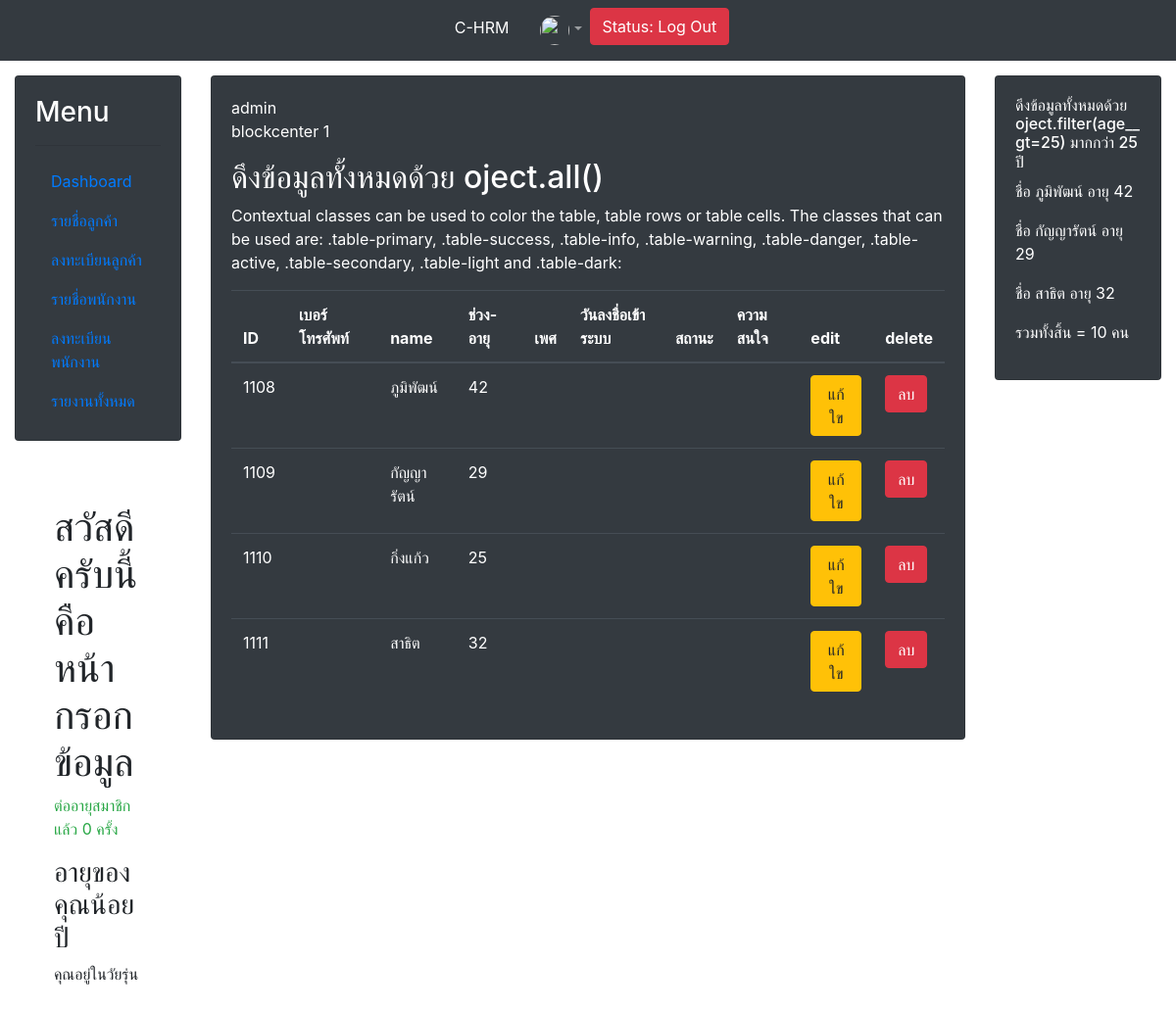
The page /about/ (signed in) on the database its author committed.
### ClientApp/models.py (models this page shows)
class Person(models.Model):
    name = models.CharField(max_length=100)
    age = models.PositiveIntegerField()
    date = models.DateField(auto_now_add=True)
    def __str__(self):
        return self.name +" " +str(self.age)

### ClientApp/views.py (the view)
# urls.py: path('about/',views.about,name="about-page"),
def about (request):
    person = Person.objects.all() # เป็นการดึงข้อมูลทั้งหมด
    fperson = Person.objects.filter(age__gt=25 ) #กรองเอาเฉพาะข้อมูลไปแสดง
    return render(request,"about.html",{"persons":person,"fperson":fperson})

### ClientApp/templates/about.html (shortened to what this page needs)
{% extends "base.html" %}
{% block Left1 %}
            <h1 > สวัสดีครับนี้คือ หน้ากรอกข้อมูล </h1>
            <marquee direction="left"> <p class="text-success">{{ lname | upper }} ต่ออายุสมาชิกแล้ว {{name.age | wordcount }} ครั้ง</p>
            </marquee>
                {% if age >= 30 and age <= 59 %}
                <h3>อายุของคุณคือ {{ age }} ปี</h3>
                <p>อยู่ในวัยทำงาน</p>
            {% elif age >= 60 %}
                <h3>อายุของคุณคือ {{ age }} ปี</h3>
                <p>คุณอยู่ในวัยเกษียณ</p>
            {% else %}
                <h3>อายุของคุณน้อย {{ age }} ปี</h3>
                <p>คุณ{{name | upper}}อยู่ในวัยรุ่น</p>
            {% endif %}
{% endblock Left1 %}
{% block center %}
{{ user }}
<p> blockcenter 1 </p>
<div class="table table-dark table-hover">
    <h2>ดึงข้อมูลทั้งหมดด้วย oject.all()</h2>
    <p>Contextual classes can be used to color the table, table rows or table cells. The classes that can be used are: .table-primary, .table-success, .table-info, .table-warning, .table-danger, .table-active, .table-secondary, .table-light and .table-dark:</p>
    <table class="table text-white ">
      <thead class="table">
        <tr class="text-white" >
          <th>ID</th>
          <th>เบอร์โทรศัพท์</th>
          <th>name</th>
          <th>ช่วง-อายุ</th>
          <th>เพศ</th>
          <th>วันลงชื่อเข้าระบบ</th>
          <th>สถานะ</th>
          <th>ความสนใจ</th>
          <th>edit</th>
          <th>delete</th>
        </tr>
      </thead>
      <tbody>
        {% for person in persons %}
        <tr >
          <td>{{ person.id }}</td>
          <td>{{ person.tel }}</td>
          <td>{{ person.name }} </td>
          <td>{{ person.age }}</td>
          <td>{{ person.sex }}</td>
          <td>{{ person.datereg }}</td>
          <td>{{ person.status }}</td>
          <td>{{ person.interest}}</td>
          <td><a href="{% url 'edit-page' person.id %}"><button type="button" class="btn btn-warning">แก้ใข</button></a></td>
          <td><a href="{% url 'delete-page' person.id %}"><button type="button" class="btn btn-danger" onclick="return confirm('คุณต้องการลบ {{ person.name }} หรือไม่')">ลบ</button></a></td>
        </tr>
        {% endfor %}
      </tbody>
    </table>
  </div>
{% endblock center %}
{% block right1 %}
<h6>ดึงข้อมูลทั้งหมดด้วย oject.filter(age__gt=25) มากกว่า 25 ปี</h6>
{% for pd in fperson %}
<p>ชื่อ {{ pd.name }} อายุ {{pd.age}}</p>
{%endfor%}
<p>รวมทั้งสิ้น = {{fperson | wordcount}} คน</p>
{% endblock right1 %}

### rows shown on the page
Person: id "1108", name "ภูมิพัฒน์", age "42", name+age "10"
Person: id "1109", name "กัญญารัตน์", age "29"
Person: id "1110", name "กิ่งแก้ว", age "25"
Person: id "1111", name "สาธิต", age "32"

### other values the page prints
{{ name.age | wordcount }} "0"
{{ user }} "admin"
